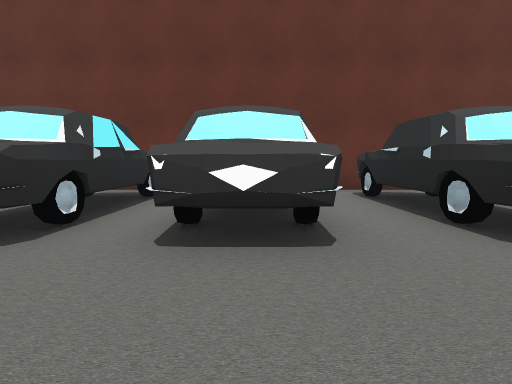
View 1 (above)

24 first-person views from a walk through a scene from a Unity 3-D project. The camera is 0.72 m above the floor, tilts 6° down and sees 85° across. The floor is counted in squares, 1 m on a side. Each view is taken from the middle of a square. On the plan, view 1 faces up. The plan holds only what a view shows up to about 10 squares ahead; the rest is blank. The place goes on beyond the plan. The player character is not drawn.

View 2
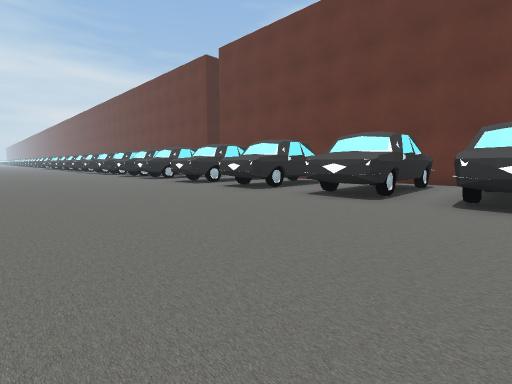

View 3
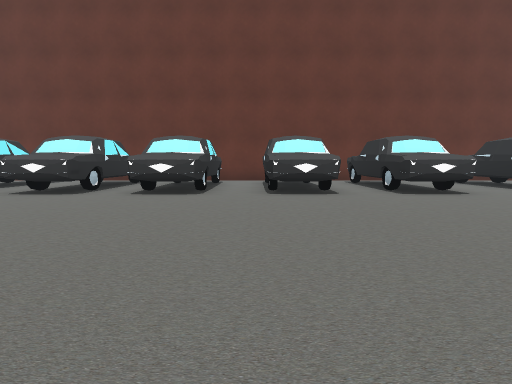

View 4
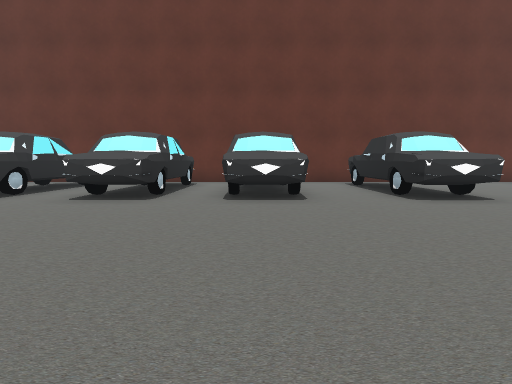

View 5
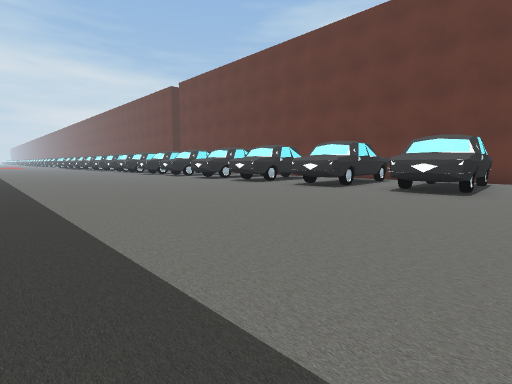

View 6
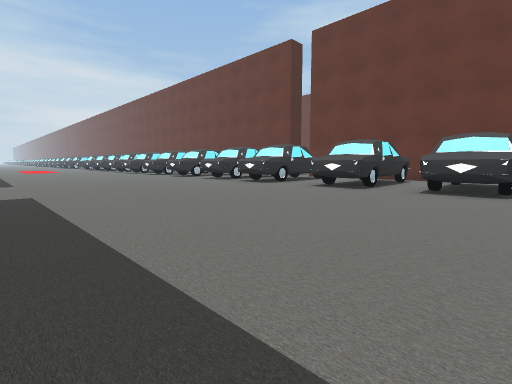

View 7
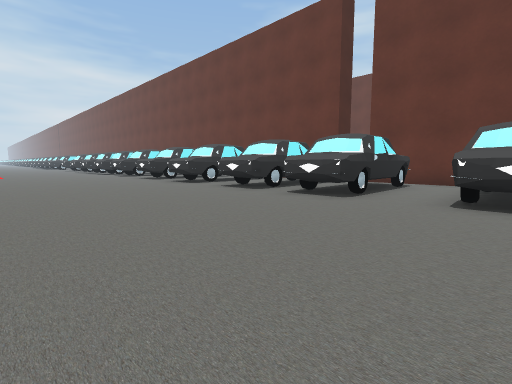

View 8
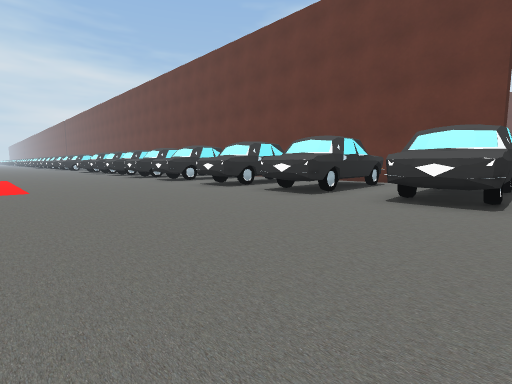

View 9
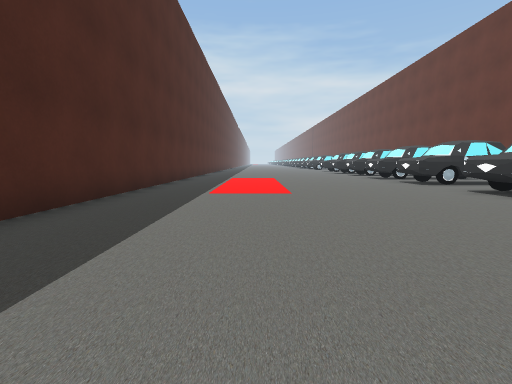

View 10
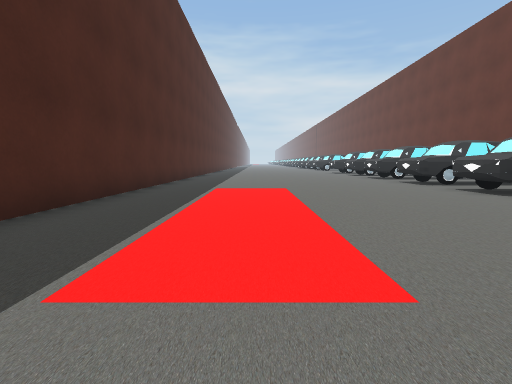

View 11
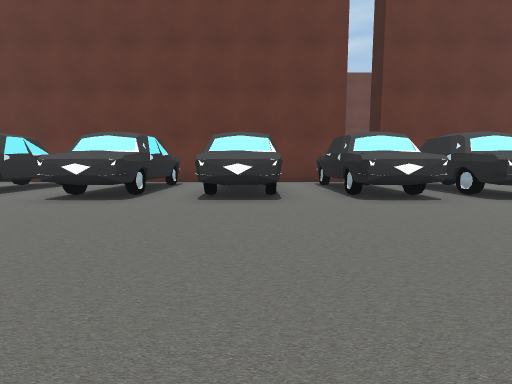

View 12
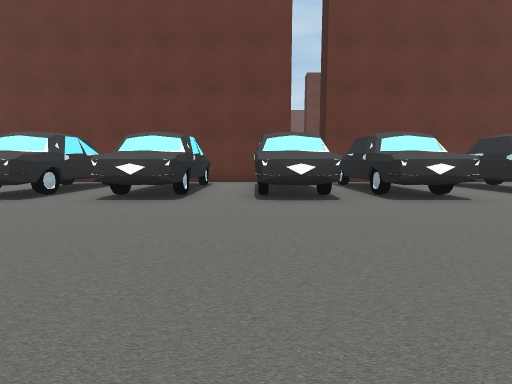

View 13
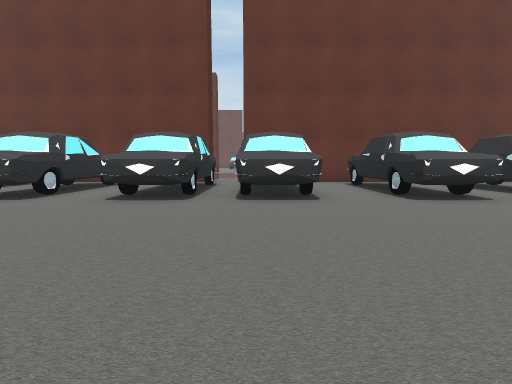

View 14
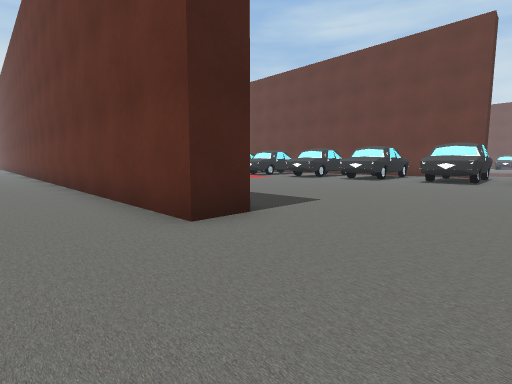

View 15
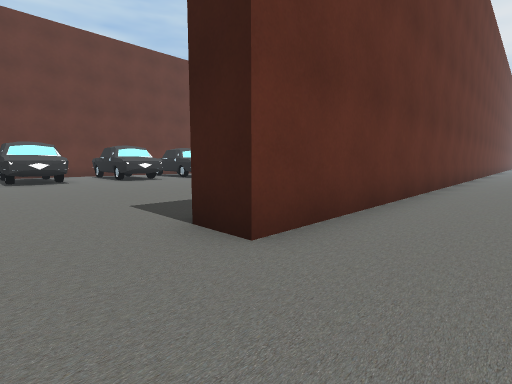

View 16
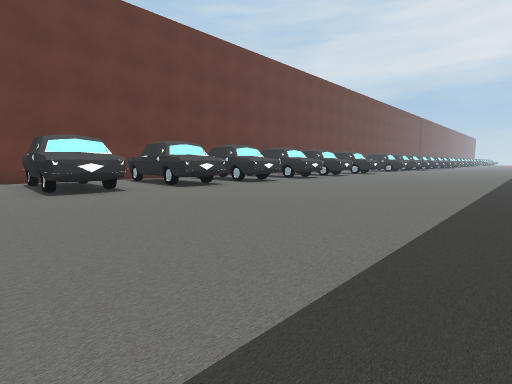

View 17
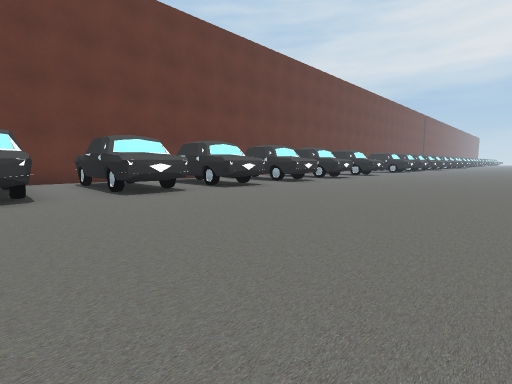

View 18
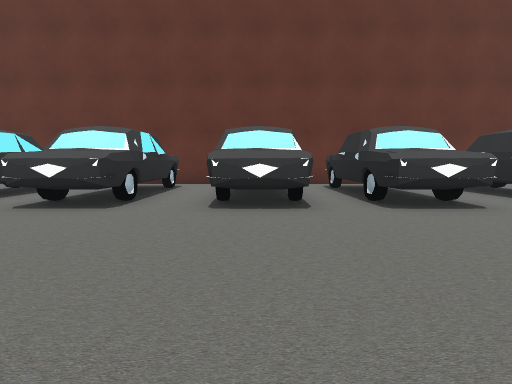

View 19
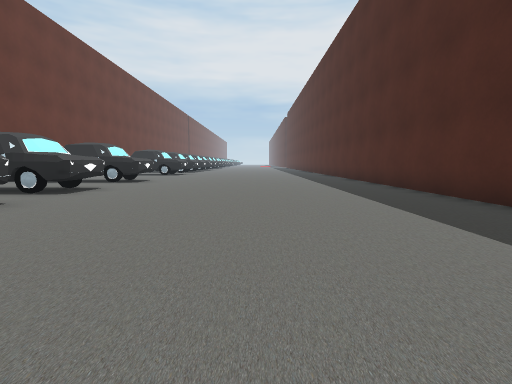

View 20
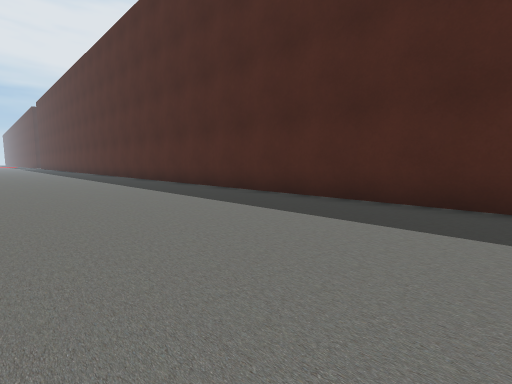

View 21
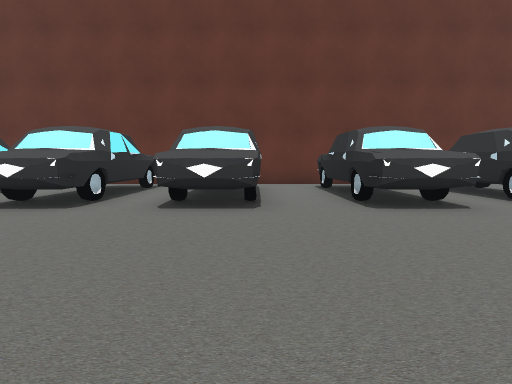

View 22
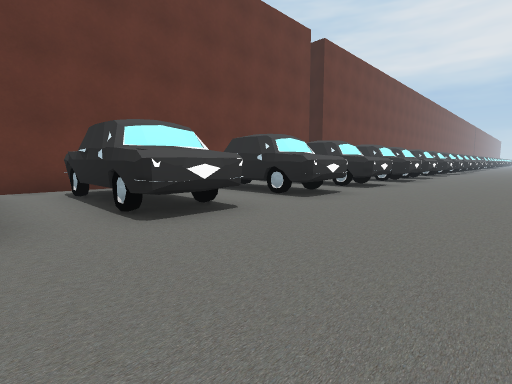

View 23
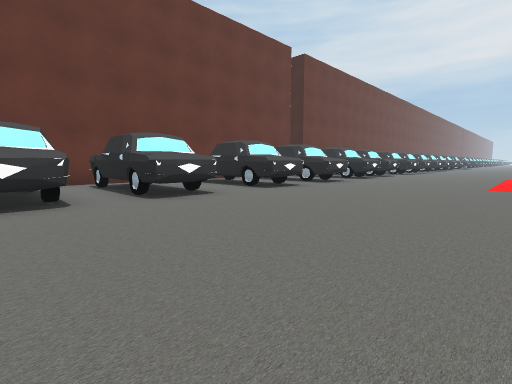

View 24
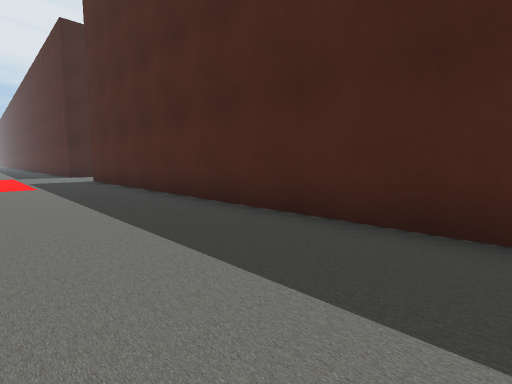

### Floor plan
Key: @ floor where view 1 was taken; # wall or solid block; . floor; ^ raised ledge; C car.
Columns run from 28 left of view 1 to 9 right of it. Each row starts with its distance up from view 1.
  8  ######         ##   #######  ##   #
  7  ...........................  .... ...
  6  CCC .CC.CC.CCCCC.CCCCCCC CC CCCCCCC.C
  5  CCCC.CC.CC.C CCC.C CC CC CCCCCCCC C.C
  4 CCCCC.CC.CC.CCCCC.CCCCCCCCCCCCCCCCCC.C
  3 CCCCC.CC.CC.CCCCC.CCCCCCCCCCCCCCCCCC.C
  2 CC.CC.CC.CC.CC.CC.CC.CC..CCCC..CC.CC.C
  1 ......................................
  0 ............................@.........
 -1 ......................................
 -2 ......................................
 -3 ......^^^^............................
 -4 ......................................
 -5 ......................................
 -6 #############...#         ############
 -7    ##########...###########
 -8    ........................
 -9       ..................

Positions as (right, up) in squares from view 1, and headings:
1: (0, 0), facing up
2: (0, -3), facing up-left
3: (2, -4), facing up
4: (6, -3), facing up
5: (8, -5), facing up-left
6: (-5, -5), facing up-left
7: (-9, -3), facing up-left
8: (-14, -3), facing up-left
9: (-15, -3), facing left
10: (-18, -3), facing left
11: (-18, -3), facing up
12: (-16, -3), facing up
13: (-13, -3), facing up
14: (-13, -9), facing up-left
15: (-14, -9), facing up-right
16: (-8, -5), facing up-right
17: (-6, -4), facing up-right
18: (-3, -2), facing up
19: (-1, -2), facing right
20: (-2, -1), facing down-right
21: (-24, -2), facing up
22: (-27, -1), facing up-right
23: (-28, -3), facing up-right
24: (-28, -3), facing down-right
